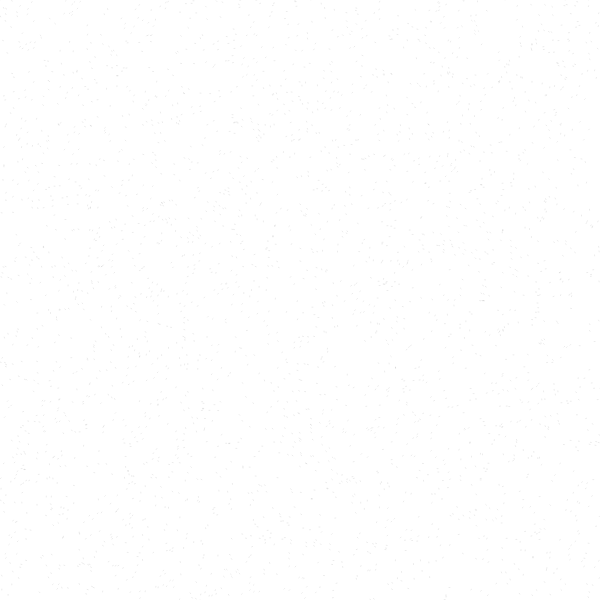
Frame 1 (no input)
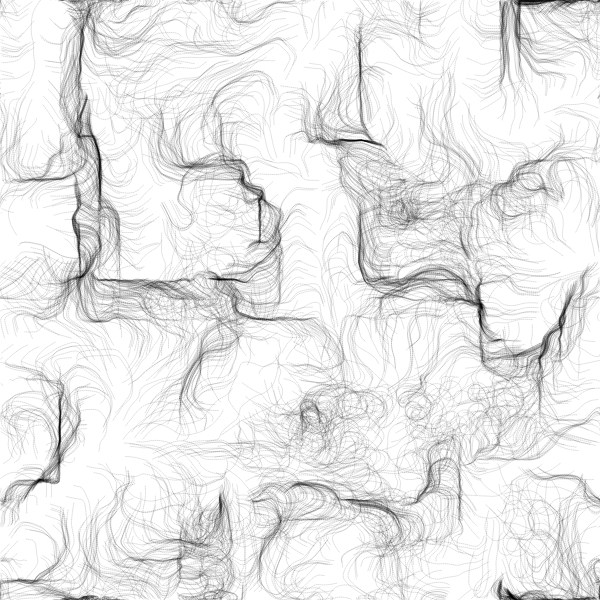
Frame 60 (no input)
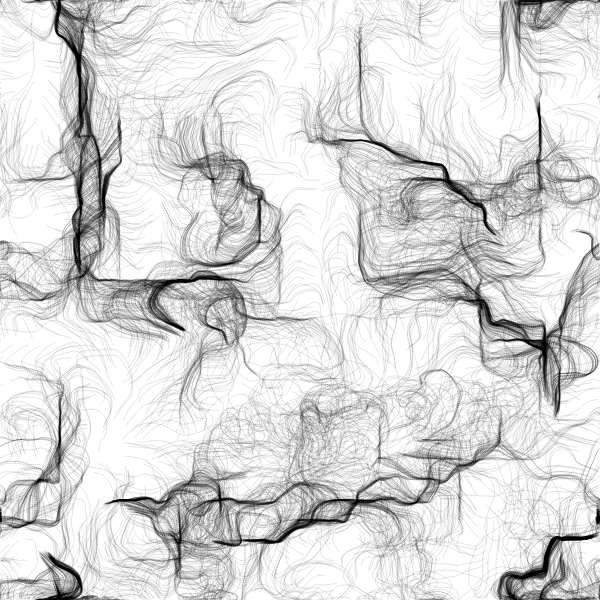
Frame 120 (the mouse pressed at the canvas centre since frame 60)

The p5.js sketch that drew these frames (run headless with seeded random() and noise() and a simulated clock; from frame 60 on, the mouse is pressed at the canvas centre):

// p5.js sketch
// ── sketch.js

let inc = 0.1;
var scl = 20;
var cols, rows;

var fr;

var zoff = 0;
var particles = [];
var flowField;

function setup() {
  createCanvas(600, 600);
  cols = floor(width/scl);
  rows = floor(height/scl);
  fr = createP('');

  flowField = new Array(cols * rows);

  for (let i = 0; i < 3000; i++) {
    particles[i] = new Particle();
  }
  background(255);
}

function draw() {
  let yoff = 0;
  for (let y = 0; y < rows; y++) {
    let xoff = 0;
    for (let x = 0; x < cols; x++) {
      let index = x + y * cols;
      // let r = random(255);
      let angle = noise(xoff, yoff, zoff) * TWO_PI * 4;
      var v = p5.Vector.fromAngle(angle);
      v.setMag(1);
      flowField[index] = v;

      xoff += inc;
      stroke(0, 50);
      //push();
      //translate(x*scl, y*scl);
      //rotate(v.heading());
      //strokeWeight(1);
      //line(0,0,scl,0);
      //pop();
    }
    yoff += inc;
    zoff += 0.0003;
  }

  for (let i = 0; i < particles.length; i++) {
    particles[i].follow(flowField);
    particles[i].update();
    particles[i].edges();
    particles[i].show();
  }

  fr.html(floor(frameRate()));
}


function Particle(){
  this.pos = createVector(random(width),random(height));
  this.vel = createVector(0, 0);
  this.acc = createVector(0, 0);
  this.maxspeed = 2;

  this.prevPos = this.pos.copy();

  this.update = function(){
    this.vel.add(this.acc);
    this.vel.limit(this.maxspeed);
    this.pos.add(this.vel);
    this.acc.mult(0);
  }

  this.applyForce = function(force){
    this.acc.add(force);
  }

  this.show = function(){
    stroke(0, 20);
    line(this.pos.x, this.pos.y, this.prevPos.x, this.prevPos.y);
    this.updatePrev();
  }

  this.updatePrev = function(){
    this.prevPos.x = this.pos.x;
    this.prevPos.y = this.pos.y;
  }

  this.edges = function(){
    if(this.pos.x > width) {
      this.pos.x = 0;
      this.updatePrev();
    }
    if(this.pos.x < 0) {
      this.pos.x = width;
      this.updatePrev();
    }
      
    if(this.pos.y > height){
      this.pos.y = 0;
      this.updatePrev();
    } 
    if(this.pos.y < 0){
      this.pos.y = height;
      this.updatePrev();
    } 
  }

  this.follow = function(vectors){
    var x = floor(this.pos.x / scl);
    var y = floor(this.pos.y / scl);
    var index = x + y * cols;
    var force = vectors[index];
    this.applyForce(force);
  }
}
